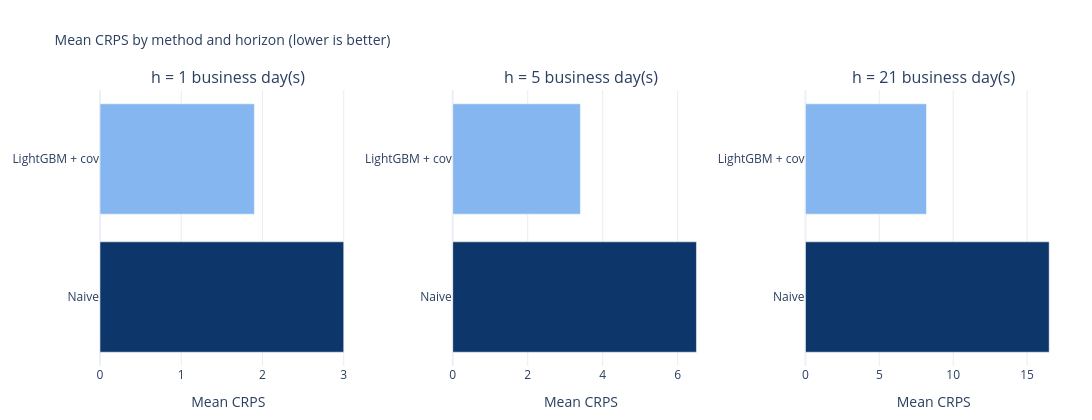

Notebook source saved alongside this figure:
### Code cell
plotly_display_multivariate_backtest_leaderboard(EVAL_DF)

### Figure 1 — Plotly figure (JSON) as saved in the notebook; plotly's stock layout.template omitted (floating-point values rounded to 4 significant figures)
{"data": [{"hovertemplate": "%{y}<br>Mean CRPS: %{x:.5f}<extra></extra>", "marker": {"color": ["rgb(134, 182, 239)", "rgb(13, 54, 107)"]}, "orientation": "h", "showlegend": false, "type": "bar", "x": [1.9, 3.0], "xaxis": "x", "y": ["LightGBM + cov", "Naive"], "yaxis": "y"}, {"hovertemplate": "%{y}<br>Mean CRPS: %{x:.5f}<extra></extra>", "marker": {"color": ["rgb(134, 182, 239)", "rgb(13, 54, 107)"]}, "orientation": "h", "showlegend": false, "type": "bar", "x": [3.405, 6.5], "xaxis": "x2", "y": ["LightGBM + cov", "Naive"], "yaxis": "y2"}, {"hovertemplate": "%{y}<br>Mean CRPS: %{x:.5f}<extra></extra>", "marker": {"color": ["rgb(134, 182, 239)", "rgb(13, 54, 107)"]}, "orientation": "h", "showlegend": false, "type": "bar", "x": [8.194, 16.5], "xaxis": "x3", "y": ["LightGBM + cov", "Naive"], "yaxis": "y3"}], "layout": {"annotations": [{"font": {"size": 16}, "showarrow": false, "text": "h = 1 business day(s)", "x": 0.1333, "xanchor": "center", "xref": "paper", "y": 1, "yanchor": "bottom", "yref": "paper"}, {"font": {"size": 16}, "showarrow": false, "text": "h = 5 business day(s)", "x": 0.5, "xanchor": "center", "xref": "paper", "y": 1, "yanchor": "bottom", "yref": "paper"}, {"font": {"size": 16}, "showarrow": false, "text": "h = 21 business day(s)", "x": 0.8667, "xanchor": "center", "xref": "paper", "y": 1, "yanchor": "bottom", "yref": "paper"}], "height": 420, "margin": {"b": 50, "l": 60, "r": 30, "t": 90}, "title": {"font": {"size": 14}, "text": "Mean CRPS by method and horizon (lower is better)"}, "width": 1140, "xaxis": {"anchor": "y", "domain": [0, 0.2667], "gridcolor": "rgba(0, 0, 0, 0.08)", "showgrid": true, "title": {"text": "Mean CRPS"}}, "xaxis2": {"anchor": "y2", "domain": [0.3667, 0.6333], "gridcolor": "rgba(0, 0, 0, 0.08)", "showgrid": true, "title": {"text": "Mean CRPS"}}, "xaxis3": {"anchor": "y3", "domain": [0.7333, 1], "gridcolor": "rgba(0, 0, 0, 0.08)", "showgrid": true, "title": {"text": "Mean CRPS"}}, "yaxis": {"anchor": "x", "autorange": "reversed", "domain": [0, 1]}, "yaxis2": {"anchor": "x2", "autorange": "reversed", "domain": [0, 1]}, "yaxis3": {"anchor": "x3", "autorange": "reversed", "domain": [0, 1]}}}
